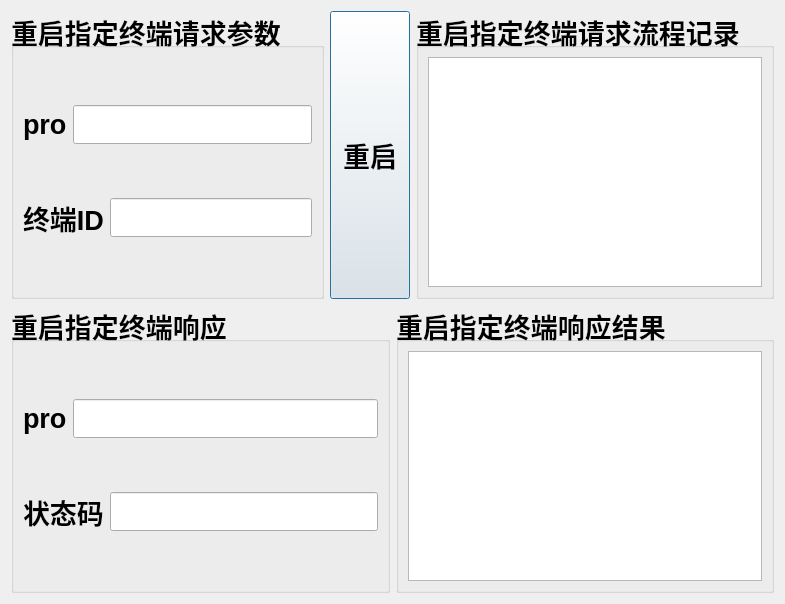
<?xml version="1.0" encoding="UTF-8"?>
<ui version="4.0">
 <class>RestartMr</class>
 <widget class="QDialog" name="RestartMr">
  <property name="geometry">
   <rect>
    <x>0</x>
    <y>0</y>
    <width>785</width>
    <height>604</height>
   </rect>
  </property>
  <property name="windowTitle">
   <string>Dialog</string>
  </property>
  <layout class="QVBoxLayout" name="verticalLayout">
   <item>
    <layout class="QHBoxLayout" name="horizontalLayout">
     <item>
      <widget class="QGroupBox" name="groupBox">
       <property name="font">
        <font>
         <pointsize>20</pointsize>
         <weight>75</weight>
         <bold>true</bold>
        </font>
       </property>
       <property name="title">
        <string>重启指定终端请求参数</string>
       </property>
       <layout class="QVBoxLayout" name="verticalLayout_2">
        <item>
         <layout class="QHBoxLayout" name="horizontalLayout_3">
          <item>
           <widget class="QLabel" name="label">
            <property name="text">
             <string>pro</string>
            </property>
           </widget>
          </item>
          <item>
           <widget class="QLineEdit" name="lineEdit_req_pro"/>
          </item>
         </layout>
        </item>
        <item>
         <layout class="QHBoxLayout" name="horizontalLayout_4">
          <item>
           <widget class="QLabel" name="label_2">
            <property name="text">
             <string>终端ID</string>
            </property>
           </widget>
          </item>
          <item>
           <widget class="QLineEdit" name="lineEdit_req_mi"/>
          </item>
         </layout>
        </item>
       </layout>
      </widget>
     </item>
     <item>
      <widget class="QPushButton" name="pushButton">
       <property name="sizePolicy">
        <sizepolicy hsizetype="Minimum" vsizetype="Expanding">
         <horstretch>0</horstretch>
         <verstretch>0</verstretch>
        </sizepolicy>
       </property>
       <property name="font">
        <font>
         <pointsize>20</pointsize>
         <weight>75</weight>
         <bold>true</bold>
        </font>
       </property>
       <property name="text">
        <string>重启</string>
       </property>
      </widget>
     </item>
     <item>
      <widget class="QGroupBox" name="groupBox_3">
       <property name="font">
        <font>
         <pointsize>20</pointsize>
         <weight>75</weight>
         <bold>true</bold>
        </font>
       </property>
       <property name="title">
        <string>重启指定终端请求流程记录</string>
       </property>
       <layout class="QVBoxLayout" name="verticalLayout_3">
        <item>
         <widget class="QTextEdit" name="textEdit_log">
          <property name="font">
           <font>
            <pointsize>12</pointsize>
            <weight>50</weight>
            <bold>false</bold>
           </font>
          </property>
         </widget>
        </item>
       </layout>
      </widget>
     </item>
    </layout>
   </item>
   <item>
    <layout class="QHBoxLayout" name="horizontalLayout_2">
     <item>
      <widget class="QGroupBox" name="groupBox_2">
       <property name="font">
        <font>
         <pointsize>20</pointsize>
         <weight>75</weight>
         <bold>true</bold>
        </font>
       </property>
       <property name="title">
        <string>重启指定终端响应</string>
       </property>
       <layout class="QVBoxLayout" name="verticalLayout_4">
        <item>
         <layout class="QHBoxLayout" name="horizontalLayout_5">
          <item>
           <widget class="QLabel" name="label_3">
            <property name="text">
             <string>pro</string>
            </property>
           </widget>
          </item>
          <item>
           <widget class="QLineEdit" name="lineEdit_rep_pro"/>
          </item>
         </layout>
        </item>
        <item>
         <layout class="QHBoxLayout" name="horizontalLayout_6">
          <item>
           <widget class="QLabel" name="label_4">
            <property name="text">
             <string>状态码</string>
            </property>
           </widget>
          </item>
          <item>
           <widget class="QLineEdit" name="lineEdit_rep_status"/>
          </item>
         </layout>
        </item>
       </layout>
      </widget>
     </item>
     <item>
      <widget class="QGroupBox" name="groupBox_4">
       <property name="font">
        <font>
         <pointsize>20</pointsize>
         <weight>75</weight>
         <bold>true</bold>
        </font>
       </property>
       <property name="title">
        <string>重启指定终端响应结果</string>
       </property>
       <layout class="QVBoxLayout" name="verticalLayout_5">
        <item>
         <widget class="QTextEdit" name="textEdit_status">
          <property name="font">
           <font>
            <pointsize>12</pointsize>
           </font>
          </property>
         </widget>
        </item>
       </layout>
      </widget>
     </item>
    </layout>
   </item>
  </layout>
 </widget>
 <resources/>
 <connections/>
</ui>
